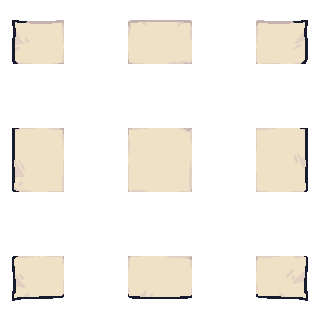
#> input picture tiny-creatures/assets/tiny-swords/source/Tiny Swords (Free Pack)/UI Elements/UI Elements/Papers/RegularPaper.png, 320 x 320 px
$ python build-assets.py
#> lines starting #> are read from the running program, lines starting #| are printed output that depends on the picture
#!/usr/bin/env python3
# -*- coding: utf-8 -*-
"""
Gera os assets que o jogo consome a partir do pacote original Tiny Swords
(Pixel Frog). Rode com:  python tools/build-assets.py

Duas coisas acontecem aqui:

1) COPIA os sprites usados para nomes limpos em assets/tiny-swords/game/.
   O pacote original fica intacto como fonte, mas o CSS deixa de depender de
   caminhos com espaco/parenteses ("Tiny%20Swords%20%28Free%20Pack%29").

2) RECORTA os atlas de UI. No pacote, todo elemento estica-vel (papel, botao,
   barra, fita) vem como N-slice espalhado num grid de celulas de 64 px com
   GUTTERS transparentes de 64 px entre as pecas (anti-bleed):

       [peca][gutter][peca][gutter][peca]

   border-image do CSS exige as pecas CONTIGUAS, entao aqui elas sao remontadas
   lado a lado. As pecas de canto/borda ainda sao recortadas para SLICE px
   (a moldura desenhada e' fina; os 64 px da celula sao quase todos preenchimento),
   de modo que border-width == slice e a arte sai 1:1, sem reescala.
"""
import os
from PIL import Image

ROOT = os.path.dirname(os.path.dirname(os.path.abspath(__file__)))
SRC = os.path.join(ROOT, "assets", "tiny-swords", "source", "Tiny Swords (Free Pack)")
UI_SRC = os.path.join(SRC, "UI Elements", "UI Elements")
OUT_UI = os.path.join(ROOT, "assets", "tiny-swords", "ui")
OUT_GAME = os.path.join(ROOT, "assets", "tiny-swords", "game")

CELL = 64  # o pacote inteiro e' modulado em 64 px


def load(*parts):
    return Image.open(os.path.join(*parts)).convert("RGBA")


def cell(img, col, row, size=CELL):
    """Peca (col,row) do grid com gutters: as pecas ficam nas celulas PARES."""
    x, y = col * 2 * size, row * 2 * size
    return img.crop((x, y, x + size, y + size))


def nine_slice(img, slice_px, out, corner=CELL):
    """
    Remonta um 9-slice contiguo e o recorta para `slice_px` de moldura.
    Saida: (slice + corner + slice) quadrado. CSS correspondente:
        border: <slice_px>px solid transparent;
        border-image: url(out) <slice_px> fill stretch;
    """
    s, c = slice_px, corner
    parts = {(i, j): cell(img, i, j, c) for i in range(3) for j in range(3)}
    w = h = s + c + s
    atlas = Image.new("RGBA", (w, h))

    def put(piece, box, dest):
        atlas.alpha_composite(piece.crop(box), dest)

    inner = c - s  # de onde comeca a metade "interna" de uma peca de canto
    # cantos: mantem so o lado externo (onde mora a moldura desenhada)
    put(parts[(0, 0)], (0, 0, s, s), (0, 0))
    put(parts[(2, 0)], (inner, 0, c, s), (s + c, 0))
    put(parts[(0, 2)], (0, inner, s, c), (0, s + c))
    put(parts[(2, 2)], (inner, inner, c, c), (s + c, s + c))
    # bordas: faixa de `s` px do lado externo, largura/altura cheia
    put(parts[(1, 0)], (0, 0, c, s), (s, 0))
    put(parts[(1, 2)], (0, inner, c, c), (s, s + c))
    put(parts[(0, 1)], (0, 0, s, c), (0, s))
    put(parts[(2, 1)], (inner, 0, c, c), (s + c, s))
    # centro cheio (vira o `fill` do border-image)
    atlas.alpha_composite(parts[(1, 1)], (s, s))
    atlas.save(out)
    print(f"  {os.path.basename(out)}  {atlas.size}  slice={s}")


def three_slice_h(img, out, row=0, cap=CELL, rowspan=1):
    """
    3-slice horizontal (barras, fitas): [cap][meio estica-vel][cap].
    CSS: border-image: url(out) 0 <cap> fill stretch; border-width: 0 <cap>px.
    """
    h = CELL * rowspan
    y = row * h
    pieces = [img.crop((i * 2 * CELL, y, i * 2 * CELL + CELL, y + h)) for i in range(3)]
    atlas = Image.new("RGBA", (CELL * 3, h))
    for i, p in enumerate(pieces):
        atlas.alpha_composite(p, (i * CELL, 0))
    atlas.save(out)
    print(f"  {os.path.basename(out)}  {atlas.size}  cap={cap}")


def copy(rel, name, out_dir=OUT_GAME):
    img = load(SRC, *rel.split("/"))
    dest = os.path.join(out_dir, name)
    img.save(dest)
    print(f"  {name}  {img.size}")


def main():
    os.makedirs(OUT_UI, exist_ok=True)
    os.makedirs(OUT_GAME, exist_ok=True)

    # Papel: a moldura desenhada e' fina (contorno de ~3 px + margem), entao 32 px
    # de fatia ja' pegam o canto inteiro. border-width 32px => arte 1:1.
    print("UI (papel: fatia 32 px, desenhado 1:1):")
    for src_name, out_name in [
        ("Papers/RegularPaper.png", "paper.png"),
        ("Papers/SpecialPaper.png", "paper-special.png"),
    ]:
        nine_slice(load(UI_SRC, *src_name.split("/")), 32, os.path.join(OUT_UI, out_name))
#> in load, returned value is the input picture: PIL image 320x320 RGBA; mean R, G, B, A 55.4, 52.4, 46.6, 62.8
#> in nine_slice, `s, c = slice_px, corner`: s = 32; c = 64
#> in cell, `x, y = col * 2 * size, row * 2 * size`: x = 0
#> in cell (call 5), `x, y = col * 2 * size, row * 2 * size`: y = 128
#> in cell (call 5), `return img.crop((x, y, x + size, y + size))`:
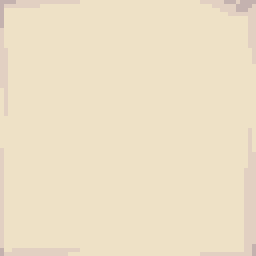
#> returned value: PIL image 64x64 RGBA (shown 4 times larger); mean R, G, B, A 237, 223.6, 197.6, 255
#> in cell (call 6), `x, y = col * 2 * size, row * 2 * size`: y = 256
#> in cell (call 6), `return img.crop((x, y, x + size, y + size))`:
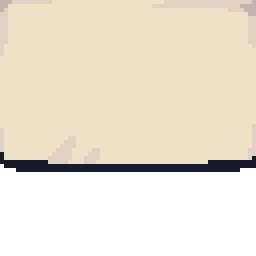
#> returned value: PIL image 64x64 RGBA (shown 4 times larger); mean R, G, B, A 151.1, 142.8, 126.9, 170.8; transparent parts drawn white
#> in cell (call 7), `x, y = col * 2 * size, row * 2 * size`: y = 0
#> in cell (call 7), `return img.crop((x, y, x + size, y + size))`:
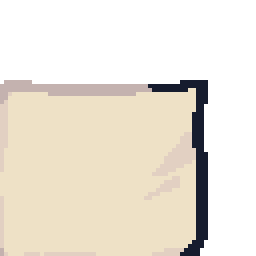
#> returned value: PIL image 64x64 RGBA (shown 4 times larger); mean R, G, B, A 119.8, 113.1, 101.3, 139; transparent parts drawn white
#> in cell (call 8), `x, y = col * 2 * size, row * 2 * size`: y = 128
#> in cell (call 8), `return img.crop((x, y, x + size, y + size))`:
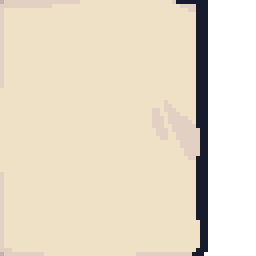
#> returned value: PIL image 64x64 RGBA (shown 4 times larger); mean R, G, B, A 183.1, 173.1, 153.8, 207.1; transparent parts drawn white
#> in cell (call 9), `x, y = col * 2 * size, row * 2 * size`: y = 256
#> in cell (call 9), `return img.crop((x, y, x + size, y + size))`:
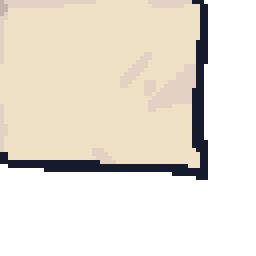
#> returned value: PIL image 64x64 RGBA (shown 4 times larger); mean R, G, B, A 115.6, 109.4, 98.1, 137.9; transparent parts drawn white
#> in nine_slice, `parts = {(i, j): cell(img, i, j, c) for i in range(3) for j in range(3)}`: parts = 9 items
#> in nine_slice, `w = h = s + c + s`: w = 128
#> in nine_slice, `atlas = Image.new("RGBA", (w, h))`: atlas: PIL image 128x128 RGBA; every value is 0
#> in nine_slice, `inner = c - s  # de onde comeca a metade "interna" de uma peca de canto`: inner = 32
#> in put (call 8), `atlas.alpha_composite(piece.crop(box), dest)`:
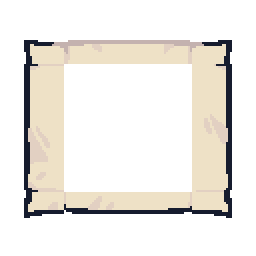
#> atlas: PIL image 128x128 RGBA (shown 2 times larger); mean R, G, B, A 60.3, 57.2, 51.8, 76.5; transparent parts drawn white
#> in nine_slice, `atlas.alpha_composite(parts[(1, 1)], (s, s))`:
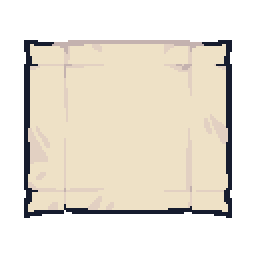
#> atlas: PIL image 128x128 RGBA (shown 2 times larger); mean R, G, B, A 119.6, 113.1, 101.2, 140.3; transparent parts drawn white
#|   paper.png  (128, 128)  slice=32
#> pass 2 of the loop in main, `for src_name, out_name in [`:
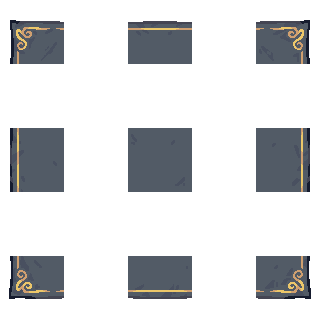
#> input picture tiny-creatures/assets/tiny-swords/source/Tiny Swords (Free Pack)/UI Elements/UI Elements/Papers/SpecialPaper.png, 320 x 320 px
#> in load, returned value is the input picture: PIL image 320x320 RGBA; mean R, G, B, A 21.8, 23.2, 25, 63.9
#> y = 128
#> in cell (call 17), `return img.crop((x, y, x + size, y + size))`:
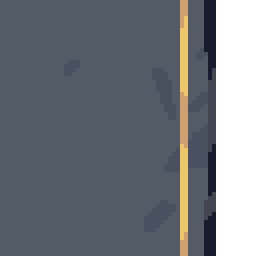
#> returned value: PIL image 64x64 RGBA (shown 4 times larger); mean R, G, B, A 71.6, 77.4, 84.3, 215.2; transparent parts drawn white
#> in nine_slice (call 2), `atlas.alpha_composite(parts[(1, 1)], (s, s))`:
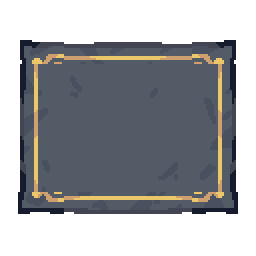
#> atlas: PIL image 128x128 RGBA (shown 2 times larger); mean R, G, B, A 49.8, 52.4, 55.5, 144.1; transparent parts drawn white
#|   paper-special.png  (128, 128)  slice=32

    # Botao: o canto arredondado do botao grande ocupa ~45 px da celula. Cortar em
    # 32 px decepa a curvatura e o botao vira uma pilula chata. Aqui a fatia vai
    # cheia (64 px) e o CSS a desenha com border-width 32px -> reducao exata de 2:1
    # (nearest-neighbor, sem borrao) preservando canto, relevo e sombra.
    print("UI (botao: fatia 64 px, desenhado a 1/2):")
    for src_name, out_name in [
        ("Buttons/BigBlueButton_Regular.png", "btn-blue.png"),
        ("Buttons/BigBlueButton_Pressed.png", "btn-blue-down.png"),
        ("Buttons/BigRedButton_Regular.png", "btn-red.png"),
        ("Buttons/BigRedButton_Pressed.png", "btn-red-down.png"),
    ]:
        nine_slice(load(UI_SRC, *src_name.split("/")), 64, os.path.join(OUT_UI, out_name))

    print("UI (3-slice horizontal):")
    bars = load(UI_SRC, "Bars", "BigBar_Base.png")
    three_slice_h(bars, os.path.join(OUT_UI, "bar-base.png"))
    load(UI_SRC, "Bars", "BigBar_Fill.png").save(os.path.join(OUT_UI, "bar-fill.png"))
    print("  bar-fill.png  (64, 64)")
    # SmallRibbons (320x640): 10 linhas de 64 px = 5 cores x 2 estilos de fita.
    # Cada fita tem 64 px de altura — recortar 2 linhas empilha DUAS fitas.
    ribbons = load(UI_SRC, "Ribbons", "SmallRibbons.png")
    for row, name in [(0, "ribbon-teal.png"), (2, "ribbon-red.png")]:
        three_slice_h(ribbons, os.path.join(OUT_UI, name), row=row)

    print("UI (icones e cursor):")
    icons = {
        "Icons/Icon_01.png": "icon-hammer.png",
        "Icons/Icon_05.png": "icon-swords.png",
        "Icons/Icon_06.png": "icon-shield.png",
        "Icons/Icon_07.png": "icon-play.png",
        "Icons/Icon_08.png": "icon-back.png",
        "Icons/Icon_09.png": "icon-x.png",
        "Icons/Icon_11.png": "icon-info.png",
        "Icons/Icon_02.png": "icon-wood.png",
        "Cursors/Cursor_01.png": "cursor.png",
    }
    for rel, name in icons.items():
        img = load(UI_SRC, *rel.split("/"))
        img.save(os.path.join(OUT_UI, name))
        print(f"  {name}  {img.size}")

    # ── Faccoes ──────────────────────────────────────────────
    # Defensor (o jogador) = AZUL: castelo, torres e sentinelas.
    # Invasor  (a IA)      = VERMELHO: quartel e peoes que evoluem.
    print("Tabuleiro:")
    copy("Terrain/Tileset/Tilemap_color1.png", "tilemap.png")
    copy("Terrain/Tileset/Water Background color.png", "water.png")
    copy("Terrain/Tileset/Shadow.png", "shadow.png")
    copy("Buildings/Blue Buildings/Castle.png", "castle.png")
    copy("Buildings/Blue Buildings/Tower.png", "tower.png")
    copy("Buildings/Red Buildings/Barracks.png", "barracks.png")

    print("Unidades:")
    copy("Units/Red Units/Pawn/Pawn_Idle.png", "pawn-idle.png")    # 8 frames
    copy("Units/Red Units/Pawn/Pawn_Run.png", "pawn-run.png")      # 6 frames
    copy("Units/Blue Units/Warrior/Warrior_Idle.png", "warrior-idle.png")  # 8
    copy("Units/Blue Units/Warrior/Warrior_Run.png", "warrior-run.png")    # 6
    copy("Units/Blue Units/Archer/Arrow.png", "arrow.png")

    print("Decoracao e efeitos:")
    for i in (1, 2):
        copy(f"Terrain/Resources/Wood/Trees/Tree{i}.png", f"tree{i}.png")   # 8 frames 192x256
    for i in (1, 2, 3, 4):
        copy(f"Terrain/Decorations/Bushes/Bushe{i}.png", f"bush{i}.png")    # 8 frames 128x128
    copy("Terrain/Decorations/Rocks/Rock1.png", "rock.png")                 # 64x64 = 1 tile
    copy("Terrain/Resources/Meat/Sheep/Sheep_Idle.png", "sheep.png")        # 6 frames 128x128
    copy("Particle FX/Explosion_01.png", "explosion.png")  # 8 frames 192x192
    copy("Particle FX/Dust_01.png", "dust.png")            # 8 frames 64x64


if __name__ == "__main__":
#> (the run stopped early here; a loop or call above may not have finished)
